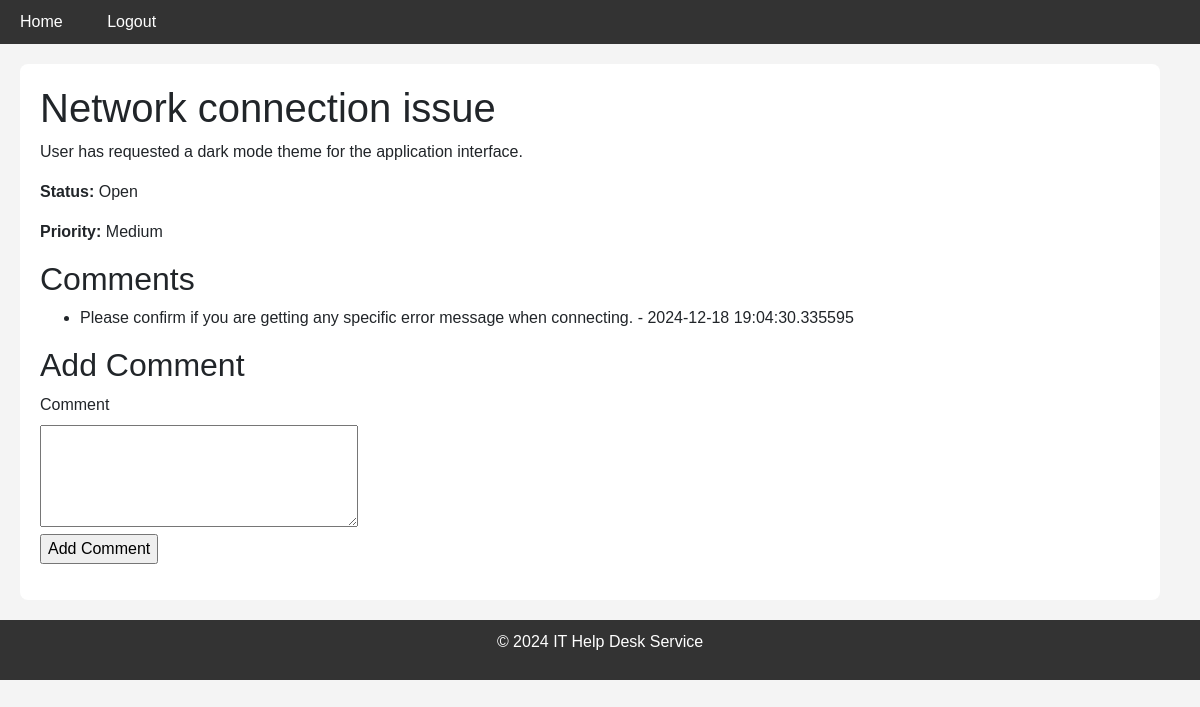
/ticket/5 (signed in), run on an earlier commit of the app's database.
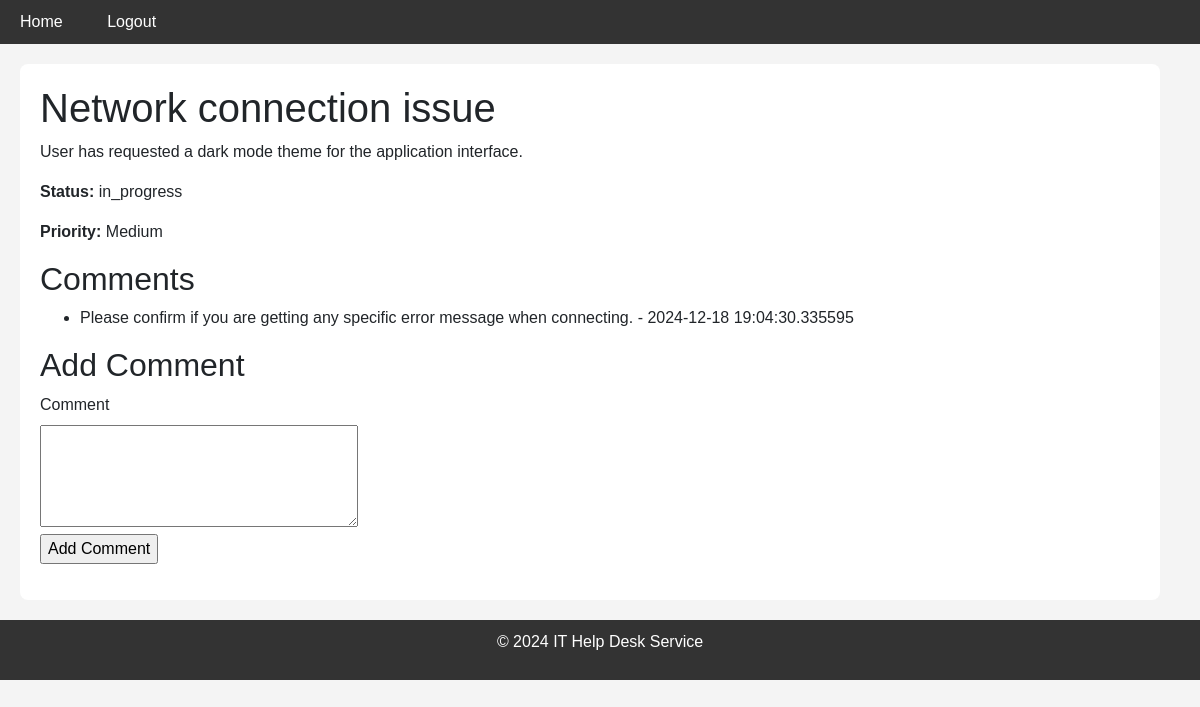
And on a later commit of the database.
### app/models.py (models this page shows, shortened)
class Ticket(db.Model):
    id = db.Column(db.Integer, primary_key=True)
    title = db.Column(db.String(100), nullable=False)
    description = db.Column(db.Text, nullable=False)
    status = db.Column(db.String(20), nullable=False)  # e.g., 'Open', 'In Progress', 'Resolved'
    priority = db.Column(db.String(20), nullable=False)  # e.g., 'Low', 'Medium', 'High'
    created_date = db.Column(db.DateTime, default=db.func.current_timestamp())
    resolved_date = db.Column(db.DateTime, nullable=True)
    user_id = db.Column(db.Integer, db.ForeignKey('user.id'), nullable=False)
    user = db.relationship('User')

class Comment(db.Model):
    id = db.Column(db.Integer, primary_key=True)
    content = db.Column(db.Text)
    timestamp = db.Column(db.DateTime, index=True, default=datetime.utcnow)
    ticket_id = db.Column(db.Integer, db.ForeignKey('ticket.id'))
    user_id = db.Column(db.Integer, db.ForeignKey('user.id'))

### app/routes.py (the view)
@bp.route('/ticket/<int:id>', methods=['GET', 'POST'])
@login_required
def ticket(id):
    ticket = Ticket.query.get_or_404(id)
    comments = Comment.query.filter_by(ticket_id=id).all()
    form = CommentForm()
    if form.validate_on_submit():
        comment = Comment(content=form.content.data, ticket_id=id, user_id=current_user.id)
        db.session.add(comment)
        db.session.commit()
        flash('Your comment has been added.')
        return redirect(url_for('routes.ticket', id=id))  # Correctly prefixed
    return render_template('ticket.html', title=ticket.title, ticket=ticket, comments=comments, form=form)

### app/forms.py
class CommentForm(FlaskForm):
    content = TextAreaField('Comment', validators=[DataRequired()])
    submit = SubmitField('Add Comment')

### app/__init__.py (called while the page is built)
@login.user_loader
def load_user(user_id):
    from app.models import User
    return User.query.get(int(user_id))

### app/templates/ticket.html (shortened to what this page needs)
{% extends "base.html" %}
{% block content %}
  <h1>{{ ticket.title }}</h1>
  <p>{{ ticket.description }}</p>
  <p><strong>Status:</strong> {{ ticket.status }}</p>
  <p><strong>Priority:</strong> {{ ticket.priority }}</p>
  <h2>Comments</h2>
  <ul>
    {% for comment in comments %}
      <li>{{ comment.content }} - {{ comment.timestamp }}</li>
    {% endfor %}
  </ul>
  <h2>Add Comment</h2>
  <form method="post" action="{{ url_for('routes.ticket', id=ticket.id) }}">
    <p>
      {{ form.content.label }}<br>
      {{ form.content(cols=32, rows=4) }}<br>
      {{ form.submit() }}
    </p>
  </form>
{% endblock %}

### app/templates/base.html (shortened to what this page needs)
<!doctype html>
<html lang="en">
  <head>
    <link href="https://stackpath.bootstrapcdn.com/bootstrap/4.5.2/css/bootstrap.min.css" rel="stylesheet">
    <link rel="stylesheet" href="{{ url_for('static', filename='styles.css') }}">
  </head>
  <body>
    <header>
      <nav>
        <ul>
          <li><a href="{{ url_for('routes.index') }}">Home</a></li>
          {% if current_user.is_authenticated %}
            <li><a href="{{ url_for('routes.logout') }}">Logout</a></li>
          {% else %}
            <li><a href="{{ url_for('routes.login') }}">Login</a></li>
            <li><a href="{{ url_for('routes.register') }}">Register</a></li>
          {% endif %}
        </ul>
      </nav>
    </header>
    <div class="container">
      {% block content %}{% endblock %}
    </div>
    <footer>
      <p>&copy; 2024 IT Help Desk Service</p>
    </footer>
  </body>
</html>

### app/static/styles.css (style rules this page uses)
body { font-family: Arial, sans-serif; background-color: #f4f4f4; margin: 0; padding: 0; }
header { background-color: #333; padding: 10px; }
nav ul { list-style: none; margin: 0; padding: 0; }
nav ul li { display: inline; margin-right: 20px; }
nav ul li a { color: #fff; text-decoration: none; padding: 10px; }
.container { margin: 20px; padding: 20px; background-color: #fff; border-radius: 8px; }
footer { text-align: center; padding: 10px; background-color: #333; color: #fff; margin-top: 20px; }

What changed in the data, as far as the page shows it:
changed Ticket "Network connection issue": status "Open" → "in_progress"
